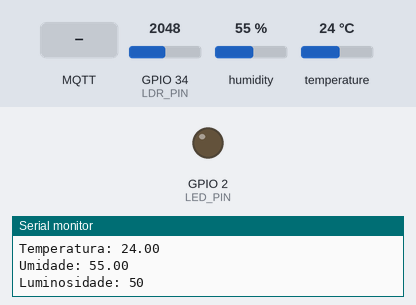
Bench run of a sketch on a simulated ESP32. On the bench: output pins drawn as LEDs (lit = HIGH), the last lines printed to the serial monitor. The inputs (shaded band) are chosen by the test bench; at power-on: GPIO 34 (LDR_PIN) = 2048, humidity 55 %, temperature 24 °C. WiFi joins after 1.5 s; servers stay silent unless stated; no MQTT or app messages arrive unless stated.

Above: at 3.2 s.
3.3 s: MQTT message "on" arrives on the first subscribed topic
At 4.4 s:
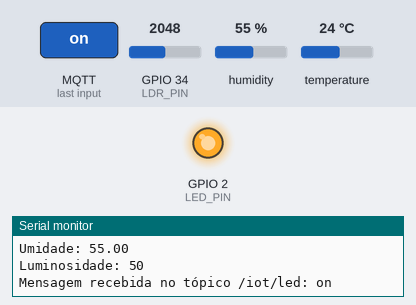
5.5 s: MQTT message "off" arrives on the first subscribed topic
At 6.4 s:
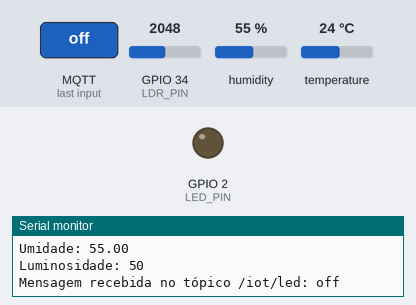
Timing chart, 0 to 8.5 s (numbered marks = the images above; inputs shaded):
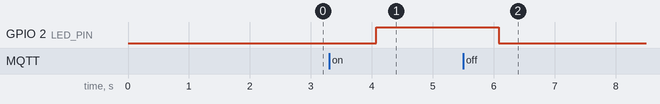

Measured:
- after the input at 3.3 s, GPIO 2 (LED_PIN): LOW → HIGH after 0.77 s
- after the input at 5.5 s, GPIO 2 (LED_PIN): HIGH → LOW after 0.58 s

The sketch:

sketch.ino
```cpp
/*
------------------ FIAP --------------------
CHECKPOINT 5
EDGE COMPUTING & COMPUTER SYSTEMS
Participantes:
Prof. Paulo Marcotti PF2150
Arthur Cotrick Pagani RM554510
Diogo Leles Franciulli RM558487
Felipe Sousa de Oliveira RM559085
Ryan Brito Pereira Ramos RM554497
--------------------------------------------

PROJETO: Monitoramento de Temperatura, Umidade, Luminosidade e Controle de LED via MQTT e Fiware

Descrição:
Este projeto utiliza um ESP32 para monitorar e publicar dados de temperatura, umidade e luminosidade em um broker MQTT
(via Ubuntu, em uma máquina virtual em uma instância EC2 na AWS). Além disso, o sistema permite controlar o estado de
um LED remotamente através de um tópico MQTT. Os componentes utilizados são o sensor de temperatura e umidade DHT22, um
sensor de luminosidade LDR e um LED. A comunicação é realizada via protocolo MQTT, através do Fiware.

Componentes do Sistema:
1. ESP32 - Microcontrolador que gerencia a leitura dos sensores e a comunicação MQTT.
2. DHT22 - Sensor de temperatura e umidade que envia os valores lidos para tópicos MQTT.
3. LDR (Sensor de Luminosidade) - Mede a intensidade de luz e envia o valor para um tópico MQTT.
4. LED - Controlado remotamente via MQTT. Pode ser ligado ou desligado ao receber comandos.

Tópicos MQTT Utilizados:
1. /iot/temperature - Publica a temperatura lida pelo sensor DHT22.
2. /iot/humidity - Publica a umidade relativa lida pelo sensor DHT22.
3. /iot/luminosity - Publica o valor de luminosidade lido pelo sensor LDR.
4. /iot/led - Tópico utilizado para controlar o LED.
- Publicar "on" para ligar o LED.
- Publicar "off" para desligar o LED.

Funcionamento:
1. O ESP32 conecta-se a uma rede Wi-Fi e ao broker MQTT, uma máquina virtual com Ubuntu, rodando o Fiware.
2. Ele realiza leituras a cada segundo da temperatura, umidade e luminosidade, publicando os valores nos respectivos tópicos MQTT.
3. Através do tópico /iot/led, é possível enviar comandos para ligar ou desligar o LED remotamente.
4. O sistema pode ser monitorado e controlado através de qualquer aplicativo cliente MQTT, como o MyMQTT.

Objetivos:
- Monitorar remotamente a temperatura, umidade e luminosidade de um ambiente.
- Controlar o LED remotamente através de uma interface MQTT.

Referências:
https://github.com/fabiocabrini/fiware
https://youtu.be/X7xwvKdaWqk?si=sMg1QUG8rcGMZNJ3
https://youtu.be/q6b1f2CAmno?si=h6AGmgleTCZd_HY-

Revisões:
- Versão 1.0 - 20/10/2024 - Ryan - Implementação inicial do sistema.
*/

#include <WiFi.h>
#include <PubSubClient.h>
#include <DHT.h>

#define DHTPIN 21      // Pino do sensor DHT
#define DHTTYPE DHT22  // Tipo de sensor DHT **OBS: TROCAR PELO DHT11 NO DIA DO CHECKPOINT!!!**
#define LED_PIN 2      // Pino do LED
#define LDR_PIN 34     // Pino do LDR (sensor de luminosidade)

// Informações da rede Wi-Fi
const char* SSID = "";    // Nome da rede Wi-Fi
const char* PASSWORD = "";           // Senha da rede Wi-Fi

// Informações do Broker MQTT
const char* BROKER_MQTT = ""; // IP do Broker MQTT **OBS: PODE MUDAR AO INICIAR A INSTÂNCIA NOVAMENTE!!!**
const int BROKER_PORT = 1883;             // Porta do Broker MQTT
const char* TOPICO_SUBSCRIBE_LED = "/iot/led"; // Tópico para controle do LED
const char* TOPICO_PUBLISH_TEMP = "/iot/temperature"; // Tópico para enviar temperatura
const char* TOPICO_PUBLISH_HUMI = "/iot/humidity";    // Tópico para enviar umidade
const char* TOPICO_PUBLISH_LUX = "/iot/luminosity";   // Tópico para enviar luminosidade
const char* ID_MQTT = "fiware_001"; // ID MQTT

WiFiClient espClient;
PubSubClient MQTT(espClient);
DHT dht(DHTPIN, DHTTYPE);

// Função de verificação da conexão Wi-Fi
void initWiFi() {
  Serial.print("Conectando ao WiFi");
  WiFi.begin(SSID, PASSWORD);
  while (WiFi.status() != WL_CONNECTED) {
    delay(1000);
    Serial.print(".");
  }
  Serial.println(" Conectado!");
}

// Função de verificação da conexão ao Broker MQTT
void initMQTT() {
  MQTT.setServer(BROKER_MQTT, BROKER_PORT);
  MQTT.setCallback(mqtt_callback);
}

// Função chamada quando uma mensagem é recebida no MyMQTT
void mqtt_callback(char* topic, byte* payload, unsigned int length) {
  String msg;
  for (int i = 0; i < length; i++) {
    msg += (char)payload[i];
  }

  Serial.print("Mensagem recebida no tópico ");
  Serial.print(topic);
  Serial.print(": ");
  Serial.println(msg);

  // Controle do LED via MyMQTT
  if (msg == "on") {
    digitalWrite(LED_PIN, HIGH);
  } else if (msg == "off") {
    digitalWrite(LED_PIN, LOW);
  }
}

// Função para verificar a conexão ao Wi-Fi e MQTT
void VerificaConexoesWiFIEMQTT() {
  if (WiFi.status() != WL_CONNECTED) {
    initWiFi();
  }

  if (!MQTT.connected()) {
    while (!MQTT.connected()) {
      Serial.print("Conectando ao broker MQTT...");
      if (MQTT.connect(ID_MQTT)) {
        Serial.println(" Conectado ao broker MQTT!");
        MQTT.subscribe(TOPICO_SUBSCRIBE_LED);
      } else {
        Serial.print("Falha ao conectar. Erro: ");
        Serial.println(MQTT.state());
        delay(2000);
      }
    }
  }
}

// Publicar dados dos sensores no MyMQTT
void publishSensorData() {
  float temperature = dht.readTemperature();
  float humidity = dht.readHumidity();
  int ldrValue = analogRead(LDR_PIN);
  int luminosity = map(ldrValue, 0, 4095, 0, 100);  // Mapeia o valor do LDR para 0-100%

  // Publicar temperatura, umidade e luminosidade
  MQTT.publish(TOPICO_PUBLISH_TEMP, String(temperature).c_str());
  MQTT.publish(TOPICO_PUBLISH_HUMI, String(humidity).c_str());
  MQTT.publish(TOPICO_PUBLISH_LUX, String(luminosity).c_str());

  // Log no Monitor Serial
  Serial.print("Temperatura: ");
  Serial.println(temperature);
  Serial.print("Umidade: ");
  Serial.println(humidity);
  Serial.print("Luminosidade: ");
  Serial.println(luminosity);
}

void setup() {
  Serial.begin(115200); // **OBS: CONFIGURAR VELOCIDADE DE BAUDRATE PARA 115200!!!**
  pinMode(LED_PIN, OUTPUT);
  pinMode(LDR_PIN, INPUT);
  dht.begin();

  initWiFi();
  initMQTT();
}

void loop() {
  VerificaConexoesWiFIEMQTT();
  publishSensorData();
  MQTT.loop();
  delay(1000);  // Aguarda 1 segundos entre cada envio de dados
}
```
